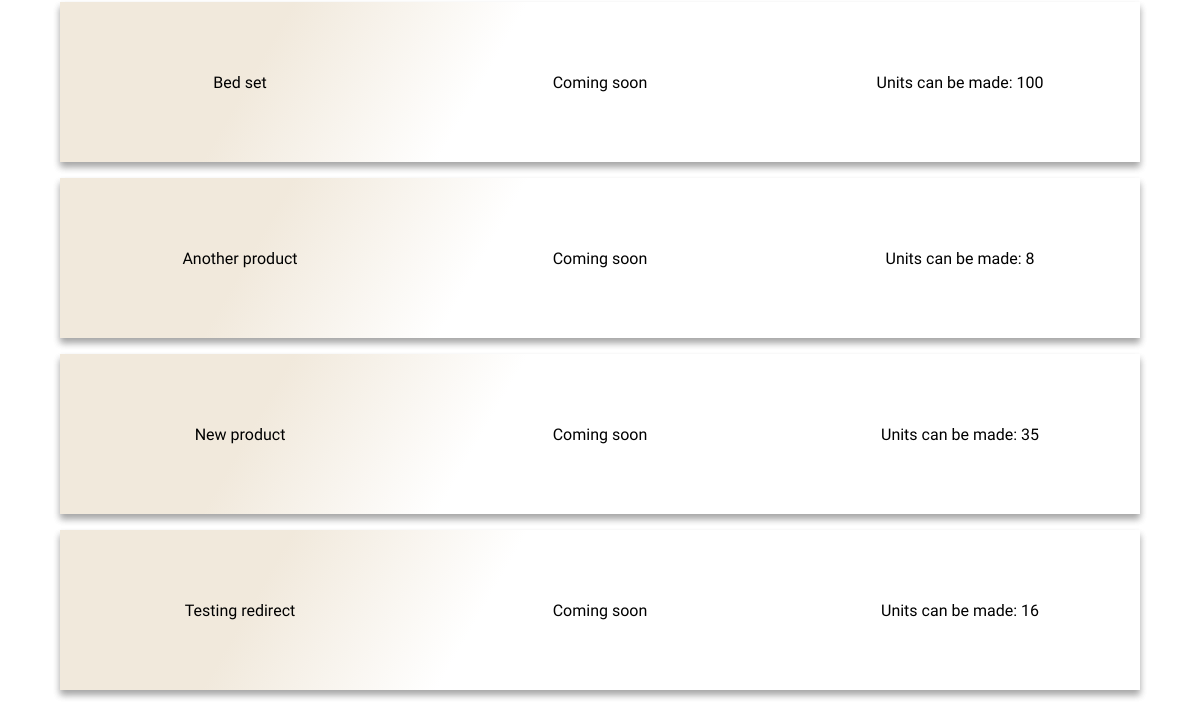
Page /products/ (signed in, lower part) on the earlier database version.
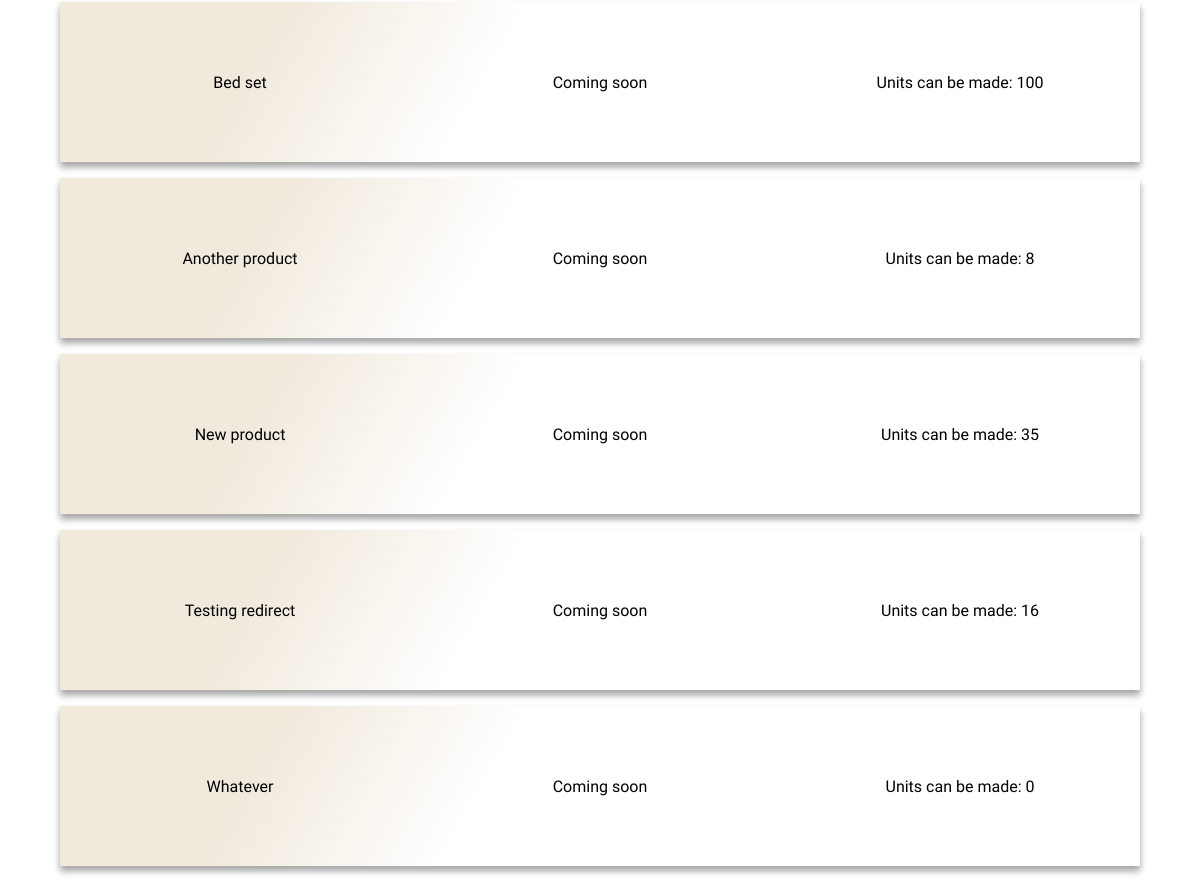
Same page on the later database version.
### stock/models.py (models this page shows)
class Product(models.Model):
    name = models.CharField(max_length=100)
    stock_parts = models.ManyToManyField(Stock)
    company = models.ForeignKey(User, on_delete=models.CASCADE, default=1)
    def __str__(self):
        return f'{self.name}'

### stock/views.py (the view)
# urls.py: path('products/', product_page, name='products'),
def product_page(request):
    default_user = request.user
    products = Product.objects.filter(company=default_user)
    number_to_be_made = {}
    for product in products:
        parts = Parts.objects.filter(
            product_part_belongs_to=product.id
            )
        units = {}
        amount = []
        total_units_to_be_made = {}
        for i in parts:
            units_to_make = (i.item.number_in_stock / i.number_required)
            units_to_make = math.floor(units_to_make)
            units[i.product_part_belongs_to] = units_to_make
            amount.append(units_to_make)
        amount.sort()
        amount = amount[:1]
        if len(amount) == 0 or amount[0] == 0:
            total_units_to_be_made = 0
        else:
            for num in amount:
                int(num)
                total_units_to_be_made = num
        number_to_be_made[product.id] = total_units_to_be_made
    context = {
        'products': products,
        'number_to_be_made': number_to_be_made,
        'default_user': default_user
    }
    return render(request, 'products.html', context)

### stock/templates/products.html (shortened to what this page needs)
{% extends 'base.html' %}
{% load static %}
{% block head %}
    <link rel="stylesheet" href="{% static 'css/product.css' %}">
    <link rel="stylesheet" href="{% static 'css/style.css' %}">
{% endblock %}
{% block content %}
    <div class="product-container">
        {% for product in products %}
            <div class="product-row">
                <div class="product">
                    <a href="{% url 'product-detail' product.id %}">{{ product }}</a>
                </div>
                <div class="orders">
                    Coming soon
                </div>
                <div class="unit-number">
                    {% for key, value in number_to_be_made.items %}
                        {% if product.id == key %}
                            Units can be made: {{ value }}
                        {% endif %}
                    {% endfor %}
                </div>
            </div>
        {% endfor %}
    </div>
{% endblock %}

Differences in the rows shown:
added Product: name "Whatever", number_to_be_made "0"
